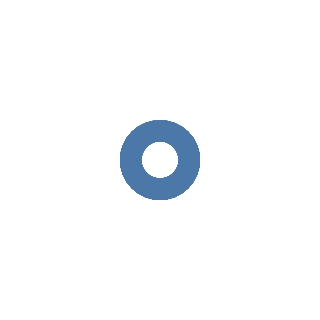

Notebook cell for this chart:
### Code cell
alt.Chart(base).mark_point()

### Figure 1 — Vega-Lite specification as saved in the notebook (floating-point values rounded to 4 significant figures)
{"config": {"background": "white", "view": {"continuousWidth": 400, "continuousHeight": 300}}, "data": {"name": "data-940aee8f238fb6c326146bdfac52a415"}, "mark": "point", "$schema": "https://vega.github.io/schema/vega-lite/v4.17.0.json", "datasets": {"data-940aee8f238fb6c326146bdfac52a415": [{"Ubigeo": "010000", "Departamento": "AMAZONAS", "Población": 379384, "Ranking_hab": 19, "Índice de Desarrollo Humano": 0.4175, "Ranking_IDH": 21, "Esperanza de vida al nacer": 73.31, "Ranking_Esperanza": 15, "Con Educación secundaria completa (Poblac. 18 años)": 46.86, "Ranking_Secundaria": 24, "Años de educación (Poblac. 25 y más)": 6.051, "Ranking_educacion": 23, "Ingreso familiar per cápita": 629.7, "Ranking_ingresos": 18}, {"Ubigeo": "020000", "Departamento": "ANCASH", "Población": 1083519, "Ranking_hab": 10, "Índice de Desarrollo Humano": 0.4884, "Ranking_IDH": 12, "Esperanza de vida al nacer": 75.74, "Ranking_Esperanza": 10, "Con Educación secundaria completa (Poblac. 18 años)": 61.11, "Ranking_Secundaria": 16, "Años de educación (Poblac. 25 y más)": 7.633, "Ranking_educacion": 15, "Ingreso familiar per cápita": 712.7, "Ranking_ingresos": 13}, {"Ubigeo": "030000", "Departamento": "APURÍMAC", "Población": 405759, "Ranking_hab": 18, "Índice de Desarrollo Humano": 0.4167, "Ranking_IDH": 22, "Esperanza de vida al nacer": 72.63, "Ranking_Esperanza": 19, "Con Educación secundaria completa (Poblac. 18 años)": 65.55, "Ranking_Secundaria": 13, "Años de educación (Poblac. 25 y más)": 6.61, "Ranking_educacion": 21, "Ingreso familiar per cápita": 511.9, "Ranking_ingresos": 24}, {"Ubigeo": "040000", "Departamento": "AREQUIPA", "Población": 1382730, "Ranking_hab": 4, "Índice de Desarrollo Humano": 0.6345, "Ranking_IDH": 4, "Esperanza de vida al nacer": 78.2, "Ranking_Esperanza": 6, "Con Educación secundaria completa (Poblac. 18 años)": 77.8, "Ranking_Secundaria": 1, "Años de educación (Poblac. 25 y más)": 10.1, "Ranking_educacion": 2, "Ingreso familiar per cápita": 1088.0, "Ranking_ingresos": 4}, {"Ubigeo": "050000", "Departamento": "AYACUCHO", "Población": 616176, "Ranking_hab": 16, "Índice de Desarrollo Humano": 0.4096, "Ranking_IDH": 23, "Esperanza de vida al nacer": 71.08, "Ranking_Esperanza": 22, "Con Educación secundaria completa (Poblac. 18 años)": 59.36, "Ranking_Secundaria": 18, "Años de educación (Poblac. 25 y más)": 6.906, "Ranking_educacion": 19, "Ingreso familiar per cápita": 512.5, "Ranking_ingresos": 23}, {"Ubigeo": "060000", "Departamento": "CAJAMARCA", "Población": 1341012, "Ranking_hab": 5, "Índice de Desarrollo Humano": 0.4011, "Ranking_IDH": 24, "Esperanza de vida al nacer": 74.75, "Ranking_Esperanza": 11, "Con Educación secundaria completa (Poblac. 18 años)": 51.38, "Ranking_Secundaria": 23, "Años de educación (Poblac. 25 y más)": 5.608, "Ranking_educacion": 25, "Ingreso familiar per cápita": 551.7, "Ranking_ingresos": 21}, {"Ubigeo": "070100", "Departamento": "Provincia Constitucional del CALLAO", "Población": 994494, "Ranking_hab": 11, "Índice de Desarrollo Humano": 0.6663, "Ranking_IDH": 2, "Esperanza de vida al nacer": 82.52, "Ranking_Esperanza": 1, "Con Educación secundaria completa (Poblac. 18 años)": 73.5, "Ranking_Secundaria": 6, "Años de educación (Poblac. 25 y más)": 10.06, "Ranking_educacion": 3, "Ingreso familiar per cápita": 1198.0, "Ranking_ingresos": 2}, {"Ubigeo": "080000", "Departamento": "CUSCO", "Población": 1205527, "Ranking_hab": 7, "Índice de Desarrollo Humano": 0.4701, "Ranking_IDH": 15, "Esperanza de vida al nacer": 70.74, "Ranking_Esperanza": 23, "Con Educación secundaria completa (Poblac. 18 años)": 66.69, "Ranking_Secundaria": 11, "Años de educación (Poblac. 25 y más)": 7.798, "Ranking_educacion": 14, "Ingreso familiar per cápita": 668.0, "Ranking_ingresos": 17}, {"Ubigeo": "090000", "Departamento": "HUANCAVELICA", "Población": 347639, "Ranking_hab": 20, "Índice de Desarrollo Humano": 0.3357, "Ranking_IDH": 25, "Esperanza de vida al nacer": 64.03, "Ranking_Esperanza": 25, "Con Educación secundaria completa (Poblac. 18 años)": 56.18, "Ranking_Secundaria": 19, "Años de educación (Poblac. 25 y más)": 5.735, "Ranking_educacion": 24, "Ingreso familiar per cápita": 398.2, "Ranking_ingresos": 25}, {"Ubigeo": "100000", "Departamento": "HUÁNUCO", "Población": 721047, "Ranking_hab": 15, "Índice de Desarrollo Humano": 0.4285, "Ranking_IDH": 19, "Esperanza de vida al nacer": 73.11, "Ranking_Esperanza": 17, "Con Educación secundaria completa (Poblac. 18 años)": 53.61, "Ranking_Secundaria": 20, "Años de educación (Poblac. 25 y más)": 6.573, "Ranking_educacion": 22, "Ingreso familiar per cápita": 604.6, "Ranking_ingresos": 19}, {"Ubigeo": "110000", "Departamento": "ICA", "Población": 850765, "Ranking_hab": 13, "Índice de Desarrollo Humano": 0.6121, "Ranking_IDH": 5, "Esperanza de vida al nacer": 81.66, "Ranking_Esperanza": 2, "Con Educación secundaria completa (Poblac. 18 años)": 73.53, "Ranking_Secundaria": 5, "Años de educación (Poblac. 25 y más)": 9.905, "Ranking_educacion": 5, "Ingreso familiar per cápita": 959.0, "Ranking_ingresos": 7}, {"Ubigeo": "120000", "Departamento": "JUNÍN", "Población": 1246038, "Ranking_hab": 6, "Índice de Desarrollo Humano": 0.4954, "Ranking_IDH": 11, "Esperanza de vida al nacer": 73.18, "Ranking_Esperanza": 16, "Con Educación secundaria completa (Poblac. 18 años)": 65.88, "Ranking_Secundaria": 12, "Años de educación (Poblac. 25 y más)": 8.381, "Ranking_educacion": 10, "Ingreso familiar per cápita": 710.3, "Ranking_ingresos": 14}, {"Ubigeo": "130000", "Departamento": "LA LIBERTAD", "Población": 1778080, "Ranking_hab": 3, "Índice de Desarrollo Humano": 0.5388, "Ranking_IDH": 10, "Esperanza de vida al nacer": 77.21, "Ranking_Esperanza": 9, "Con Educación secundaria completa (Poblac. 18 años)": 60.85, "Ranking_Secundaria": 17, "Años de educación (Poblac. 25 y más)": 8.034, "Ranking_educacion": 13, "Ingreso familiar per cápita": 892.1, "Ranking_ingresos": 8}, {"Ubigeo": "140000", "Departamento": "LAMBAYEQUE", "Población": 1197260, "Ranking_hab": 8, "Índice de Desarrollo Humano": 0.5395, "Ranking_IDH": 9, "Esperanza de vida al nacer": 77.29, "Ranking_Esperanza": 8, "Con Educación secundaria completa (Poblac. 18 años)": 67.09, "Ranking_Secundaria": 9, "Años de educación (Poblac. 25 y más)": 8.445, "Ranking_educacion": 9, "Ingreso familiar per cápita": 827.6, "Ranking_ingresos": 10}, {"Ubigeo": "150000", "Departamento": "LIMA", "Población": 9485405, "Ranking_hab": 1, "Índice de Desarrollo Humano": 0.7157, "Ranking_IDH": 1, "Esperanza de vida al nacer": 81.15, "Ranking_Esperanza": 3, "Con Educación secundaria completa (Poblac. 18 años)": 75.71, "Ranking_Secundaria": 2, "Años de educación (Poblac. 25 y más)": 10.36, "Ranking_educacion": 1, "Ingreso familiar per cápita": 1464.0, "Ranking_ingresos": 1}, {"Ubigeo": "160000", "Departamento": "LORETO", "Población": 883510, "Ranking_hab": 12, "Índice de Desarrollo Humano": 0.4549, "Ranking_IDH": 18, "Esperanza de vida al nacer": 71.42, "Ranking_Esperanza": 21, "Con Educación secundaria completa (Poblac. 18 años)": 45.04, "Ranking_Secundaria": 25, "Años de educación (Poblac. 25 y más)": 7.56, "Ranking_educacion": 17, "Ingreso familiar per cápita": 736.7, "Ranking_ingresos": 12}, {"Ubigeo": "170000", "Departamento": "MADRE DE DIOS", "Población": 141070, "Ranking_hab": 25, "Índice de Desarrollo Humano": 0.5619, "Ranking_IDH": 7, "Esperanza de vida al nacer": 73.72, "Ranking_Esperanza": 12, "Con Educación secundaria completa (Poblac. 18 años)": 63.76, "Ranking_Secundaria": 14, "Años de educación (Poblac. 25 y más)": 8.726, "Ranking_educacion": 7, "Ingreso familiar per cápita": 1001.0, "Ranking_ingresos": 6}, {"Ubigeo": "180000", "Departamento": "MOQUEGUA", "Población": 174863, "Ranking_hab": 24, "Índice de Desarrollo Humano": 0.6387, "Ranking_IDH": 3, "Esperanza de vida al nacer": 79.8, "Ranking_Esperanza": 4, "Con Educación secundaria completa (Poblac. 18 años)": 74.49, "Ranking_Secundaria": 4, "Años de educación (Poblac. 25 y más)": 9.922, "Ranking_educacion": 4, "Ingreso familiar per cápita": 1112.0, "Ranking_ingresos": 3}, {"Ubigeo": "190000", "Departamento": "PASCO", "Población": 254065, "Ranking_hab": 22, "Índice de Desarrollo Humano": 0.4607, "Ranking_IDH": 17, "Esperanza de vida al nacer": 72.04, "Ranking_Esperanza": 20, "Con Educación secundaria completa (Poblac. 18 años)": 68.25, "Ranking_Secundaria": 8, "Años de educación (Poblac. 25 y más)": 8.141, "Ranking_educacion": 11, "Ingreso familiar per cápita": 591.7, "Ranking_ingresos": 20}, {"Ubigeo": "200000", "Departamento": "PIURA", "Población": 1856809, "Ranking_hab": 2, "Índice de Desarrollo Humano": 0.4797, "Ranking_IDH": 13, "Esperanza de vida al nacer": 73.7, "Ranking_Esperanza": 14, "Con Educación secundaria completa (Poblac. 18 años)": 61.93, "Ranking_Secundaria": 15, "Años de educación (Poblac. 25 y más)": 7.578, "Ranking_educacion": 16, "Ingreso familiar per cápita": 703.0, "Ranking_ingresos": 16}, {"Ubigeo": "210000", "Departamento": "PUNO", "Población": 1172697, "Ranking_hab": 9, "Índice de Desarrollo Humano": 0.4278, "Ranking_IDH": 20, "Esperanza de vida al nacer": 68.48, "Ranking_Esperanza": 24, "Con Educación secundaria completa (Poblac. 18 años)": 72.15, "Ranking_Secundaria": 7, "Años de educación (Poblac. 25 y más)": 7.448, "Ranking_educacion": 18, "Ingreso familiar per cápita": 532.3, "Ranking_ingresos": 22}, {"Ubigeo": "220000", "Departamento": "SAN MARTÍN", "Población": 813381, "Ranking_hab": 14, "Índice de Desarrollo Humano": 0.468, "Ranking_IDH": 16, "Esperanza de vida al nacer": 73.72, "Ranking_Esperanza": 13, "Con Educación secundaria completa (Poblac. 18 años)": 52.46, "Ranking_Secundaria": 21, "Años de educación (Poblac. 25 y más)": 6.645, "Ranking_educacion": 20, "Ingreso familiar per cápita": 770.4, "Ranking_ingresos": 11}, {"Ubigeo": "230000", "Departamento": "TACNA", "Población": 329332, "Ranking_hab": 21, "Índice de Desarrollo Humano": 0.607, "Ranking_IDH": 6, "Esperanza de vida al nacer": 77.53, "Ranking_Esperanza": 7, "Con Educación secundaria completa (Poblac. 18 años)": 74.91, "Ranking_Secundaria": 3, "Años de educación (Poblac. 25 y más)": 9.811, "Ranking_educacion": 6, "Ingreso familiar per cápita": 1003.0, "Ranking_ingresos": 5}, {"Ubigeo": "240000", "Departamento": "TUMBES", "Población": 224863, "Ranking_hab": 23, "Índice de Desarrollo Humano": 0.5597, "Ranking_IDH": 8, "Esperanza de vida al nacer": 79.06, "Ranking_Esperanza": 5, "Con Educación secundaria completa (Poblac. 18 años)": 66.7, "Ranking_Secundaria": 10, "Años de educación (Poblac. 25 y más)": 8.667, "Ranking_educacion": 8, "Ingreso familiar per cápita": 879.5, "Ranking_ingresos": 9}, {"Ubigeo": "250000", "Departamento": "UCAYALI", "Población": 496459, "Ranking_hab": 17, "Índice de Desarrollo Humano": 0.471, "Ranking_IDH": 14, "Esperanza de vida al nacer": 72.86, "Ranking_Esperanza": 18, "Con Educación secundaria completa (Poblac. 18 años)": 51.94, "Ranking_Secundaria": 22, "Años de educación (Poblac. 25 y más)": 8.052, "Ranking_educacion": 12, "Ingreso familiar per cápita": 710.1, "Ranking_ingresos": 15}]}}
